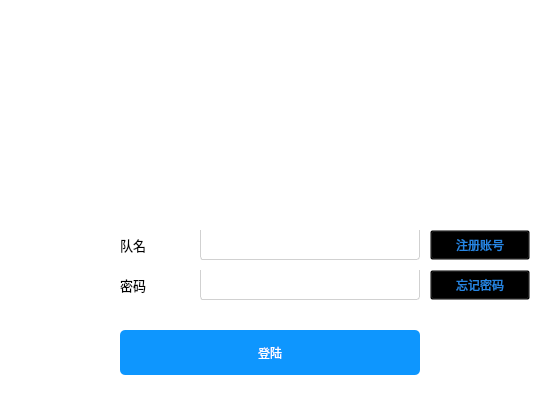
<?xml version="1.0" encoding="UTF-8"?>
<ui version="4.0">
 <class>login</class>
 <widget class="QWidget" name="login">
  <property name="windowModality">
   <enum>Qt::WindowModal</enum>
  </property>
  <property name="geometry">
   <rect>
    <x>0</x>
    <y>0</y>
    <width>540</width>
    <height>412</height>
   </rect>
  </property>
  <property name="minimumSize">
   <size>
    <width>540</width>
    <height>412</height>
   </size>
  </property>
  <property name="maximumSize">
   <size>
    <width>540</width>
    <height>412</height>
   </size>
  </property>
  <property name="windowTitle">
   <string>FCC扫雷大赛</string>
  </property>
  <property name="styleSheet">
   <string notr="true">background-color: rgb(255, 255, 255);</string>
  </property>
  <widget class="QLabel" name="label">
   <property name="geometry">
    <rect>
     <x>120</x>
     <y>230</y>
     <width>41</width>
     <height>30</height>
    </rect>
   </property>
   <property name="font">
    <font>
     <pointsize>10</pointsize>
    </font>
   </property>
   <property name="text">
    <string>队名</string>
   </property>
  </widget>
  <widget class="QLabel" name="label_2">
   <property name="geometry">
    <rect>
     <x>120</x>
     <y>270</y>
     <width>51</width>
     <height>30</height>
    </rect>
   </property>
   <property name="font">
    <font>
     <pointsize>10</pointsize>
    </font>
   </property>
   <property name="text">
    <string>密码</string>
   </property>
  </widget>
  <widget class="QLineEdit" name="passwordEdit">
   <property name="enabled">
    <bool>true</bool>
   </property>
   <property name="geometry">
    <rect>
     <x>200</x>
     <y>270</y>
     <width>220</width>
     <height>30</height>
    </rect>
   </property>
   <property name="styleSheet">
    <string notr="true">QLineEdit#passwordEdit{background:white;padding-left:5px;padding-top:1px;border-bottom-left-radius:3px;border-bottom-right-radius:3px;border: 1px solid rgb(209,209,209);border-top:transparent;}
QLineEdit#passwordEdit:hover{padding-top:0px;border: 1px solid rgb(21,131,221);}</string>
   </property>
   <property name="echoMode">
    <enum>QLineEdit::Password</enum>
   </property>
  </widget>
  <widget class="QPushButton" name="loginButton">
   <property name="geometry">
    <rect>
     <x>120</x>
     <y>330</y>
     <width>300</width>
     <height>45</height>
    </rect>
   </property>
   <property name="sizePolicy">
    <sizepolicy hsizetype="Preferred" vsizetype="Fixed">
     <horstretch>0</horstretch>
     <verstretch>0</verstretch>
    </sizepolicy>
   </property>
   <property name="cursor">
    <cursorShape>PointingHandCursor</cursorShape>
   </property>
   <property name="focusPolicy">
    <enum>Qt::TabFocus</enum>
   </property>
   <property name="toolTip">
    <string notr="true"/>
   </property>
   <property name="statusTip">
    <string notr="true"/>
   </property>
   <property name="whatsThis">
    <string notr="true"/>
   </property>
   <property name="accessibleName">
    <string notr="true"/>
   </property>
   <property name="accessibleDescription">
    <string notr="true"/>
   </property>
   <property name="layoutDirection">
    <enum>Qt::LeftToRight</enum>
   </property>
   <property name="styleSheet">
    <string notr="true">QPushButton#loginButton{color:white;background-color:rgb(14,150,254);border-radius:5px;}

QPushButton#loginButton:hover
{
    color:white;
    background-color:rgb(44,137,255);
}

QPushButton#loginButton:pressed
{
    color:white;
    background-color:rgb(14,135,228);
    padding-left:3px;
    padding-top:3px;
}</string>
   </property>
   <property name="text">
    <string>登陆</string>
   </property>
   <property name="shortcut">
    <string notr="true"/>
   </property>
   <property name="autoDefault">
    <bool>false</bool>
   </property>
  </widget>
  <widget class="QPushButton" name="pButtonRegistAccount">
   <property name="geometry">
    <rect>
     <x>430</x>
     <y>230</y>
     <width>100</width>
     <height>30</height>
    </rect>
   </property>
   <property name="cursor">
    <cursorShape>PointingHandCursor</cursorShape>
   </property>
   <property name="styleSheet">
    <string notr="true">QPushButton#pButtonRegistAccount{color:rgb(38,133,227);background-color:transparent;}QPushButton#pButtonRegistAccount:hover{color:rgb(97,179,246);}QPushButton#pButtonRegistAccount:pressed{color:rgb(0,109,176);}</string>
   </property>
   <property name="text">
    <string>注册账号</string>
   </property>
  </widget>
  <widget class="QLineEdit" name="Edit">
   <property name="geometry">
    <rect>
     <x>200</x>
     <y>230</y>
     <width>220</width>
     <height>30</height>
    </rect>
   </property>
   <property name="styleSheet">
    <string notr="true">QLineEdit#Edit{background:white;padding-left:5px;padding-top:1px;border-bottom-left-radius:3px;border-bottom-right-radius:3px;border: 1px solid rgb(209,209,209);border-top:transparent;}
QLineEdit#Edit:hover{padding-top:0px;border: 1px solid rgb(21,131,221);}</string>
   </property>
  </widget>
  <widget class="QPushButton" name="fogetpass">
   <property name="geometry">
    <rect>
     <x>430</x>
     <y>270</y>
     <width>100</width>
     <height>30</height>
    </rect>
   </property>
   <property name="cursor">
    <cursorShape>PointingHandCursor</cursorShape>
   </property>
   <property name="styleSheet">
    <string notr="true">QPushButton#fogetpass{color:rgb(38,133,227);background-color:transparent;}QPushButton#fogetpass:hover{color:rgb(97,179,246);}QPushButton#fogetpass:pressed{color:rgb(0,109,176);}</string>
   </property>
   <property name="text">
    <string>忘记密码</string>
   </property>
  </widget>
  <widget class="QLabel" name="label_3">
   <property name="geometry">
    <rect>
     <x>0</x>
     <y>0</y>
     <width>540</width>
     <height>160</height>
    </rect>
   </property>
   <property name="styleSheet">
    <string notr="true">image: url(:/res/res/1.jpg);</string>
   </property>
   <property name="text">
    <string/>
   </property>
  </widget>
 </widget>
 <resources/>
 <connections/>
</ui>
